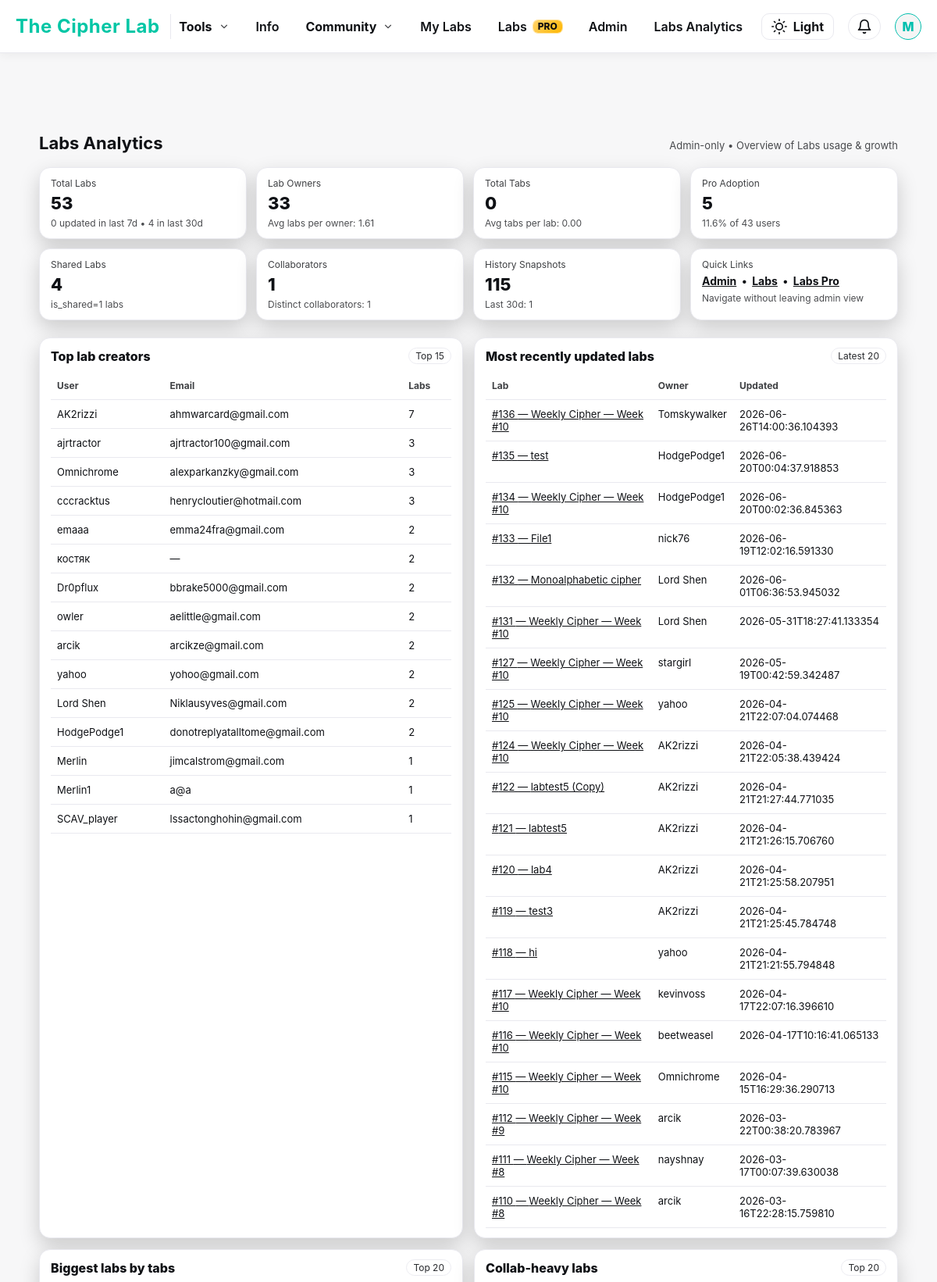
The app's page /admin/labs-analytics (signed in, upper part) with its own data.
### tables this page shows
CREATE TABLE users (
    id INTEGER PRIMARY KEY AUTOINCREMENT,
    username TEXT UNIQUE NOT NULL,
    email TEXT UNIQUE NOT NULL,
    password_hash TEXT NOT NULL,
    is_admin INTEGER NOT NULL DEFAULT 0,
    created_at TEXT NOT NULL,
    banned INTEGER DEFAULT 0
, has_posted INTEGER NOT NULL DEFAULT 0, labs_info_seen INTEGER NOT NULL DEFAULT 0, is_pro INTEGER DEFAULT 0, stripe_customer_id TEXT, pro_since TEXT, stripe_subscription_id TEXT, pro_until TEXT, pro_current_period_end TEXT, pro_cancel_at_period_end INTEGER NOT NULL DEFAULT 0, labs_tour_seen INTEGER NOT NULL DEFAULT 0, google_sub TEXT, avatar_url TEXT, auth_provider TEXT NOT NULL DEFAULT 'local', needs_password INTEGER NOT NULL DEFAULT 0, needs_username INTEGER NOT NULL DEFAULT 0);

CREATE TABLE workspaces (
  id INTEGER PRIMARY KEY AUTOINCREMENT,
  owner_id INTEGER NOT NULL,
  title TEXT NOT NULL DEFAULT 'Untitled Workspace',
  cipher_text TEXT NOT NULL DEFAULT '',
  notes TEXT NOT NULL DEFAULT '',
  cipher_image_filename TEXT,
  created_at TEXT NOT NULL DEFAULT CURRENT_TIMESTAMP,
  updated_at TEXT NOT NULL DEFAULT CURRENT_TIMESTAMP, order_index INTEGER NOT NULL DEFAULT 0, share_token TEXT, is_shared INTEGER NOT NULL DEFAULT 0, last_edited_by INTEGER,
  FOREIGN KEY(owner_id) REFERENCES users(id)
);

### app.py (the view)
@app.route("/admin/labs-analytics")
@admin_required
def admin_labs_analytics():
    user = current_user()
    conn = get_db()
    def q1(sql, params=()):
        return conn.execute(sql, params).fetchone()
    def qall(sql, params=()):
        return conn.execute(sql, params).fetchall()
    total_labs = q1("SELECT COUNT(*) AS c FROM workspaces").fetchone()["c"] if False else q1(
        "SELECT COUNT(*) AS c FROM workspaces"
    )["c"]
    labs_last_7d = q1("""
        SELECT COUNT(*) AS c
        FROM workspaces
        WHERE datetime(updated_at) >= datetime('now','-7 days')
    """)["c"]
    labs_last_30d = q1("""
        SELECT COUNT(*) AS c
        FROM workspaces
        WHERE datetime(updated_at) >= datetime('now','-30 days')
    """)["c"]
    owners = q1("SELECT COUNT(DISTINCT owner_id) AS c FROM workspaces")["c"] or 0
    avg_labs_per_owner = (total_labs / owners) if owners else 0
    try:
        total_tabs = q1("SELECT COUNT(*) AS c FROM workspace_images")["c"]
        avg_tabs_per_lab = (total_tabs / total_labs) if total_labs else 0
    except Exception:
        total_tabs = None
        avg_tabs_per_lab = None
    try:
        shared_labs = q1("SELECT COUNT(*) AS c FROM workspaces WHERE is_shared=1")["c"]
    except Exception:
        shared_labs = None
    try:
        total_collab_rows = q1("SELECT COUNT(*) AS c FROM workspace_collaborators")["c"]
        distinct_collaborators = q1("SELECT COUNT(DISTINCT user_id) AS c FROM workspace_collaborators")["c"]
    except Exception:
        total_collab_rows = None
        distinct_collaborators = None
    try:
        total_snapshots = q1("SELECT COUNT(*) AS c FROM workspace_history")["c"]
        snapshots_last_30d = q1("""
            SELECT COUNT(*) AS c
            FROM workspace_history
            WHERE datetime(created_at) >= datetime('now','-30 days')
        """)["c"]
    except Exception:
        total_snapshots = None
        snapshots_last_30d = None
    try:
        pro_users = q1("SELECT COUNT(*) AS c FROM users WHERE is_pro=1")["c"]
        total_users = q1("SELECT COUNT(*) AS c FROM users")["c"]
        pro_rate = (pro_users / total_users) * 100 if total_users else 0
    except Exception:
        pro_users = None
        total_users = None
        pro_rate = None
    top_lab_creators = qall("""
        SELECT u.username, u.email, COUNT(*) AS labs
        FROM workspaces w
        JOIN users u ON u.id = w.owner_id
        GROUP BY w.owner_id
        ORDER BY labs DESC
        LIMIT 15
    """)
    most_active_labs = qall("""
        SELECT w.id, w.title, u.username AS owner, w.updated_at
        FROM workspaces w
        JOIN users u ON u.id = w.owner_id
        ORDER BY datetime(w.updated_at) DESC
        LIMIT 20
    """)
    biggest_labs = []
    if total_tabs is not None:
        biggest_labs = qall("""
            SELECT w.id, w.title, u.username AS owner, COUNT(i.id) AS tabs
            FROM workspaces w
            JOIN users u ON u.id = w.owner_id
            LEFT JOIN workspace_images i ON i.workspace_id = w.id
            GROUP BY w.id
            ORDER BY tabs DESC
            LIMIT 20
        """)
    shared_labs_list = []
    if shared_labs is not None:
        shared_labs_list = qall("""
            SELECT w.id, w.title, u.username AS owner, w.updated_at
            FROM workspaces w
            JOIN users u ON u.id = w.owner_id
            WHERE w.is_shared=1
            ORDER BY datetime(w.updated_at) DESC
            LIMIT 20
        """)
    collab_heavy = []
    if total_collab_rows is not None:
        collab_heavy = qall("""
            SELECT w.id, w.title, u.username AS owner, COUNT(wc.id) AS collaborators
            FROM workspaces w
            JOIN users u ON u.id = w.owner_id
            LEFT JOIN workspace_collaborators wc ON wc.workspace_id = w.id
            GROUP BY w.id
            ORDER BY collaborators DESC
            LIMIT 20
        """)
    conn.close()
    return render_template(
        "admin_labs_analytics.html",
        user=user,
        total_labs=total_labs,
        labs_last_7d=labs_last_7d,
        labs_last_30d=labs_last_30d,
        owners=owners,
        avg_labs_per_owner=avg_labs_per_owner,
        total_tabs=total_tabs,
        avg_tabs_per_lab=avg_tabs_per_lab,
        shared_labs=shared_labs,
        total_collab_rows=total_collab_rows,
        distinct_collaborators=distinct_collaborators,
        total_snapshots=total_snapshots,
        snapshots_last_30d=snapshots_last_30d,
        pro_users=pro_users,
        total_users=total_users,
        pro_rate=pro_rate,
        top_lab_creators=top_lab_creators,
        most_active_labs=most_active_labs,
        biggest_labs=biggest_labs,
        shared_labs_list=shared_labs_list,
        collab_heavy=collab_heavy,
    )

### templates/admin_labs_analytics.html (shortened to what this page needs)
<!DOCTYPE html>
<html lang="en">
<head>
  <link rel="stylesheet" href="{{ url_for('static', filename='style.css') }}">
</head>
<body>
  {% include "base_nav.html" %}
  <div class="wrap">
    <div class="h">
      <h1>Labs Analytics</h1>
      <div class="muted">Admin-only • Overview of Labs usage & growth</div>
    </div>
    <div class="kpis">
      <div class="card">
        <div class="k">Total Labs</div>
        <div class="v">{{ total_labs }}</div>
        <div class="s">{{ labs_last_7d }} updated in last 7d • {{ labs_last_30d }} in last 30d</div>
      </div>
      <div class="card">
        <div class="k">Lab Owners</div>
        <div class="v">{{ owners }}</div>
        <div class="s">Avg labs per owner: {{ '%.2f'|format(avg_labs_per_owner) }}</div>
      </div>
      <div class="card">
        <div class="k">Total Tabs</div>
        <div class="v">{{ total_tabs if total_tabs is not none else "—" }}</div>
        <div class="s">Avg tabs per lab: {{ '%.2f'|format(avg_tabs_per_lab) if avg_tabs_per_lab is not none else "—" }}</div>
      </div>
      <div class="card">
        <div class="k">Pro Adoption</div>
        <div class="v">
          {% if pro_users is not none %}{{ pro_users }}{% else %}—{% endif %}
        </div>
        <div class="s">
          {% if pro_rate is not none %}
            {{ '%.1f'|format(pro_rate) }}% of {{ total_users }} users
          {% else %}
            —
          {% endif %}
        </div>
      </div>
      <div class="card">
        <div class="k">Shared Labs</div>
        <div class="v">{{ shared_labs if shared_labs is not none else "—" }}</div>
        <div class="s">is_shared=1 labs</div>
      </div>
      <div class="card">
        <div class="k">Collaborators</div>
        <div class="v">{{ total_collab_rows if total_collab_rows is not none else "—" }}</div>
        <div class="s">Distinct collaborators: {{ distinct_collaborators if distinct_collaborators is not none else "—" }}</div>
      </div>
      <div class="card">
        <div class="k">History Snapshots</div>
        <div class="v">{{ total_snapshots if total_snapshots is not none else "—" }}</div>
        <div class="s">Last 30d: {{ snapshots_last_30d if snapshots_last_30d is not none else "—" }}</div>
      </div>
      <div class="card">
        <div class="k">Quick Links</div>
        <div class="v" style="font-size:14px; font-weight:700;">
          <a href="{{ url_for('admin_dashboard') }}">Admin</a>
          &nbsp;•&nbsp;
          <a href="{{ url_for('workspace_list') }}">Labs</a>
          &nbsp;•&nbsp;
          <a href="{{ url_for('labs_pro_page') }}">Labs Pro</a>
        </div>
        <div class="s">Navigate without leaving admin view</div>
      </div>
    </div>
    <div class="grid2">
      <div class="card">
        <div style="display:flex; justify-content:space-between; align-items:center; gap:12px;">
          <div style="font-weight:800;">Top lab creators</div>
          <span class="pill">Top 15</span>
        </div>
        <div style="height:10px"></div>
        <table>
          <thead>
            <tr><th>User</th><th>Email</th><th>Labs</th></tr>
          </thead>
          <tbody>
            {% for r in top_lab_creators %}
              <tr>
                <td>{{ r["username"] }}</td>
                <td>{{ r["email"] or "—" }}</td>
                <td>{{ r["labs"] }}</td>
              </tr>
            {% else %}
              <tr><td colspan="3">No data yet.</td></tr>
            {% endfor %}
          </tbody>
        </table>
      </div>
      <div class="card">
        <div style="display:flex; justify-content:space-between; align-items:center; gap:12px;">
          <div style="font-weight:800;">Most recently updated labs</div>
          <span class="pill">Latest 20</span>
        </div>
        <div style="height:10px"></div>
        <table>
          <thead>
            <tr><th>Lab</th><th>Owner</th><th>Updated</th></tr>
          </thead>
          <tbody>
            {% for w in most_active_labs %}
              <tr>
                <td><a href="{{ url_for('admin_lab_view', ws_id=w['id']) }}">#{{ w["id"] }} — {{ w["title"] }}</a></td>
                <td>{{ w["owner"] }}</td>
                <td>{{ w["updated_at"] }}</td>
              </tr>
            {% else %}
              <tr><td colspan="3">No labs yet.</td></tr>
            {% endfor %}
          </tbody>
        </table>
      </div>
    </div>
    <div class="grid2" style="margin-top:14px;">
      <div class="card">
        <div style="display:flex; justify-content:space-between; align-items:center; gap:12px;">
          <div style="font-weight:800;">Biggest labs by tabs</div>
          <span class="pill">Top 20</span>
        </div>
        <div style="height:10px"></div>
      </div>
      <div class="card">
        <div style="display:flex; justify-content:space-between; align-items:center; gap:12px;">
          <div style="font-weight:800;">Collab-heavy labs</div>
          <span class="pill">Top 20</span>
        </div>
        <div style="height:10px"></div>
      </div>
    </div>
  </div>
</body>
</html>

### templates/base_nav.html (shortened to what this page needs)
<nav class="navbar">
  {% set setup_needed = setup_needed_global|default(false) %}
  <div class="nav-left">
    <a href="{{ url_for('index') }}" class="nav-logo">The Cipher Lab</a>
  </div>
  <ul class="nav-items" id="nav-menu">
    <li class="nav-dd" data-dd="tools">
      <button class="nav-dd-trigger" type="button" aria-expanded="false">
        Tools
        <span class="nav-dd-caret" aria-hidden="true">
          <svg viewBox="0 0 24 24" fill="none" stroke="currentColor" stroke-width="2"
               stroke-linecap="round" stroke-linejoin="round">
            <polyline points="6 9 12 15 18 9"></polyline>
          </svg>
        </span>
      </button>
    </li>
    <li class="d-only"><a class="nav-link" href="{{ url_for('info_page') }}">Info</a></li>
    <li class="nav-dd" data-dd="community">
      <button class="nav-dd-trigger" type="button" aria-expanded="false">
        Community
        <span class="nav-dd-caret" aria-hidden="true">
          <svg viewBox="0 0 24 24" fill="none" stroke="currentColor" stroke-width="2"
               stroke-linecap="round" stroke-linejoin="round">
            <polyline points="6 9 12 15 18 9"></polyline>
          </svg>
        </span>
      </button>
    </li>
    <li class="d-only"><a class="nav-link" href="{{ url_for('workspace_list') }}">My Labs</a></li>
    <li class="d-only">
      <a class="nav-link" href="{{ url_for('labs_pro_page') }}">
        Labs <span class="pro-badge">PRO</span>
      </a>
    </li>
    {% if user and user.is_admin %}
      <li class="d-only"><a class="nav-link" href="{{ url_for('admin_dashboard') }}">Admin</a></li>
      <li class="d-only"><a class="nav-link" href="{{ url_for('admin_labs_analytics') }}">Labs Analytics</a></li>
    {% endif %}
  </ul>
  <div class="nav-right">
    <button id="theme-toggle" aria-label="Toggle theme" title="Toggle theme">
      <svg id="theme-icon" xmlns="http://www.w3.org/2000/svg" width="20" height="20"
           viewBox="0 0 24 24" fill="none" stroke="currentColor"
           stroke-width="2" stroke-linecap="round" stroke-linejoin="round"></svg>
      <span id="theme-toggle-text">Dark</span>
    </button>
    {% if user %}
      <div class="notif-wrapper">
        <button id="notif-btn" class="notif-btn" aria-label="Notifications" title="Notifications">
          <svg id="notif-icon" xmlns="http://www.w3.org/2000/svg" width="20" height="20"
               viewBox="0 0 24 24" fill="none" stroke="currentColor"
               stroke-width="2" stroke-linecap="round" stroke-linejoin="round">
            <path d="M18 8a6 6 0 0 0-12 0c0 7-3 9-3 9h18s-3-2-3-9"></path>
            <path d="M13.73 21a2 2 0 0 1-3.46 0"></path>
          </svg>
        </button>
      </div>
      <div class="profile-dropdown" id="profile-dd">
        <button class="profile-btn" id="profile-btn" aria-label="Profile menu" aria-expanded="false">
          <div class="avatar{% if setup_needed %} setup-pulse{% endif %}">{{ user['username'][0].upper() }}</div>
        </button>
      </div>
    {% endif %}
  </div>
</nav>

### records on screen
users: username "M", username "Merlin", email "jimcalstrom@gmail.com", labs "1"
users: username "AK2rizzi", email "ahmwarcard@gmail.com", labs "7"
users: username "ajrtractor", email "ajrtractor100@gmail.com", labs "3"
users: username "Omnichrome", email "alexparkanzky@gmail.com", labs "3"
users: username "cccracktus", email "henrycloutier@hotmail.com", labs "3"
users: username "emaaa", email "emma24fra@gmail.com", labs "2"
users: username "костяк", r "—", labs "2"
users: username "Dr0pflux", email "bbrake5000@gmail.com", labs "2"
users: username "owler", email "aelittle@gmail.com", labs "2"
users: username "arcik", email "arcikze@gmail.com", labs "2"
users: username "yahoo", email "yohoo@gmail.com", labs "2"
users: username "Lord Shen", email "Niklausyves@gmail.com", labs "2"
users: username "HodgePodge1", email "donotreplyatalltome@gmail.com", labs "2"
users: username "Merlin1", email "a@a", labs "1"
users: username "SCAV_player", email "lssactonghohin@gmail.com", labs "1"
workspaces: id "136", title "Weekly Cipher — Week #10", owner "Tomskywalker", updated_at "2026-06-26T14:00:36.104393"
workspaces: id "135", title "test", owner "HodgePodge1", updated_at "2026-06-20T00:04:37.918853"
workspaces: id "134", title "Weekly Cipher — Week #10", owner "HodgePodge1", updated_at "2026-06-20T00:02:36.845363"
workspaces: id "133", title "File1", owner "nick76", updated_at "2026-06-19T12:02:16.591330"
workspaces: id "132", title "Monoalphabetic cipher", owner "Lord Shen", updated_at "2026-06-01T06:36:53.945032"
workspaces: id "131", title "Weekly Cipher — Week #10", owner "Lord Shen", updated_at "2026-05-31T18:27:41.133354"
workspaces: id "127", title "Weekly Cipher — Week #10", owner "stargirl", updated_at "2026-05-19T00:42:59.342487"
workspaces: id "125", title "Weekly Cipher — Week #10", owner "yahoo", updated_at "2026-04-21T22:07:04.074468"
workspaces: id "124", title "Weekly Cipher — Week #10", owner "AK2rizzi", updated_at "2026-04-21T22:05:38.439424"
workspaces: id "122", title "labtest5 (Copy)", owner "AK2rizzi", updated_at "2026-04-21T21:27:44.771035"
workspaces: id "121", title "labtest5", owner "AK2rizzi", updated_at "2026-04-21T21:26:15.706760"
workspaces: id "120", title "lab4", owner "AK2rizzi", updated_at "2026-04-21T21:25:58.207951"
workspaces: id "119", title "test3", owner "AK2rizzi", updated_at "2026-04-21T21:25:45.784748"
workspaces: id "118", title "hi", owner "yahoo", updated_at "2026-04-21T21:21:55.794848"
workspaces: id "117", title "Weekly Cipher — Week #10", owner "kevinvoss", updated_at "2026-04-17T22:07:16.396610"
workspaces: id "116", title "Weekly Cipher — Week #10", owner "beetweasel", updated_at "2026-04-17T10:16:41.065133"
workspaces: id "115", title "Weekly Cipher — Week #10", owner "Omnichrome", updated_at "2026-04-15T16:29:36.290713"
workspaces: id "112", title "Weekly Cipher — Week #9", owner "arcik", updated_at "2026-03-22T00:38:20.783967"
workspaces: id "111", title "Weekly Cipher — Week #8", owner "nayshnay", updated_at "2026-03-17T00:07:39.630038"
workspaces: id "110", title "Weekly Cipher — Week #8", owner "arcik", updated_at "2026-03-16T22:28:15.759810"

### other values on screen
{{ total_labs }} "53"
{{ labs_last_7d }} "0"
{{ labs_last_30d }} "4"
{{ owners }} "33"
{{ '%.2f'|format(avg_labs_per_owner) }} "1.61"
{{ total_tabs if total_tabs is not none else "—" }} "0"
{{ pro_users }} "5"
{{ '%.1f'|format(pro_rate) }} "11.6"
{{ total_users }} "43"
{{ shared_labs if shared_labs is not none else "—" }} "4"
{{ total_collab_rows if total_collab_rows is not none else "—" }} "1"
{{ distinct_collaborators if distinct_collaborators is not none else "—" }} "1"
{{ total_snapshots if total_snapshots is not none else "—" }} "115"
{{ snapshots_last_30d if snapshots_last_30d is not none else "—" }} "1"
